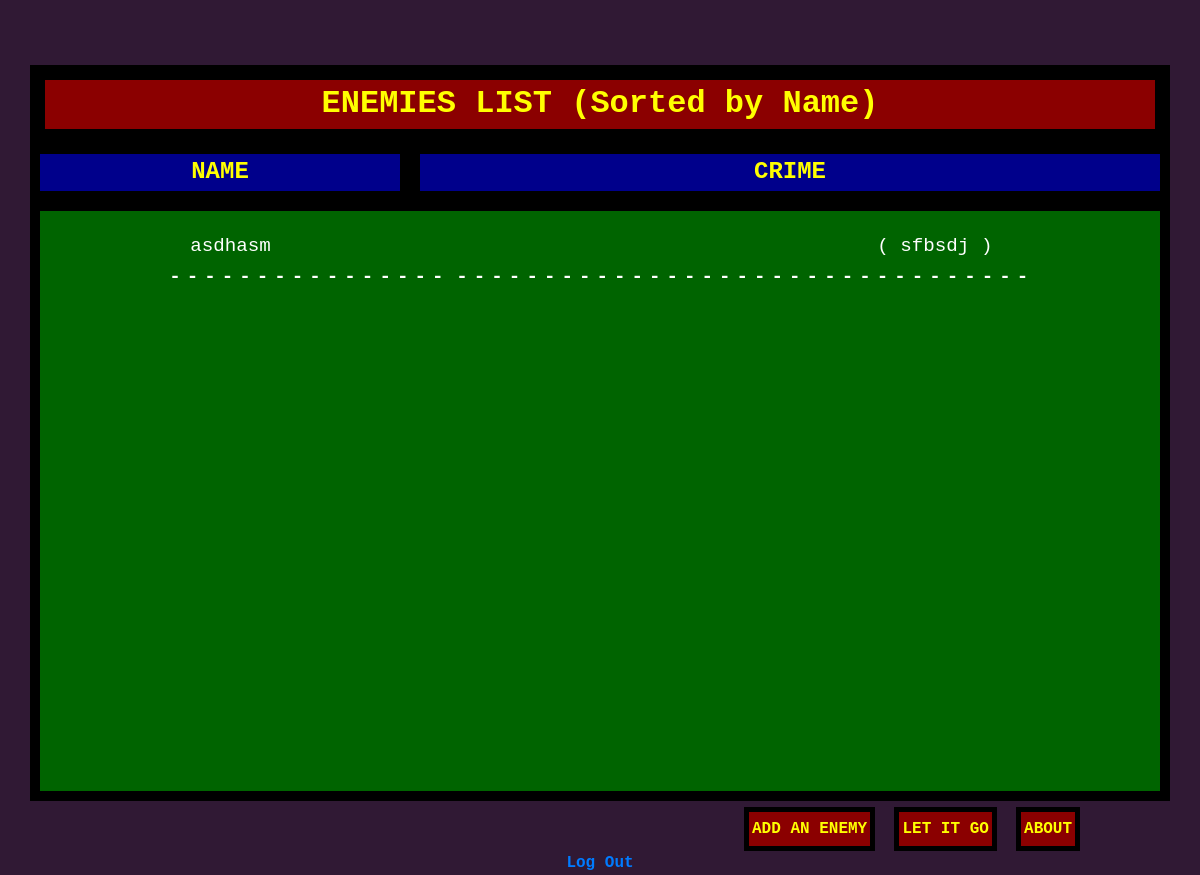
Before: / (signed in) with the older database file.
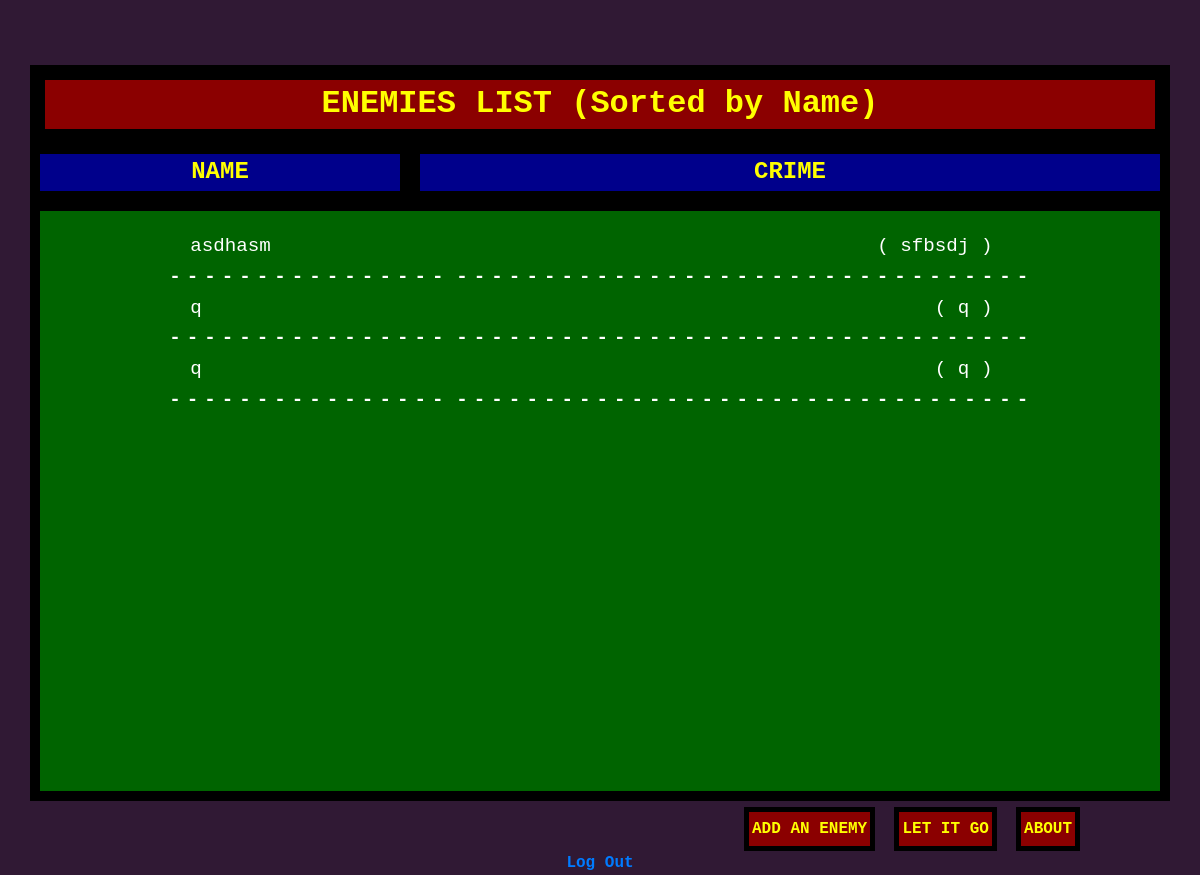
After: the same page with the newer database file.
### tables this page shows
CREATE TABLE enemies (enemy_id INTEGER,
name TEXT NOT NULL,
reason TEXT NOT NULL,
FOREIGN KEY(enemy_id) REFERENCES users(id)
);

### app.py (the view)
@app.route("/", methods=["GET", "POST"])
@login_required
def index():
    enemies = db.execute("SELECT name, reason FROM enemies WHERE enemy_id=? ORDER BY name", session["user_id"])
    print(enemies)
    return render_template("index.html", enemies=enemies)

### app.py (called while the page is built)
@app.after_request
def after_request(response):
    response.headers["Cache-Control"] = "no-cache, no-store, must-revalidate"
    response.headers["Expires"] = 0
    response.headers["Pragma"] = "no-cache"
    return response

def login_required(f):
    @wraps(f)
    def decorated_function(*args, **kwargs):
        if session.get("user_id") is None:
            return redirect(url_for("login"))
        return f(*args, **kwargs)
    return decorated_function

### templates/index.html (shortened to what this page needs)
<!DOCTYPE html>
<html lang="en">
    <head>
        <link rel="stylesheet" href="https://stackpath.bootstrapcdn.com/bootstrap/4.3.1/css/bootstrap.min.css">
        <link rel="stylesheet" href="/static/style.css">
    </head>
    <body style="background-color: #301934;">
        <div class="container" style="padding-top: 65px;">
            <div class="row">
                <div id="head" class="col-12">
                    ENEMIES LIST (Sorted by Name)
                </div>
            </div>
            <div class="row">
                <div class="col-4">
                  NAME
                </div>
                <div class="col-8">
                  CRIME
                </div>
            </div>
            <div class="row">
                <div id="body" class="col-12" style="padding-top: 20px; padding-bottom: 20px; height: 600px;">
                    <table>
                        <tbody>
                            {% for enemy in enemies %}
                                <tr>
                                    <td id="sectionN">{{ enemy['name'] }}</td>
                                    <td id="sectionR">( {{ enemy['reason'] }} )</td>
                                </tr>
                                <tr>
                                    <td id="lines">----------------</td>
                                    <td id="lines">---------------------------------</td>
                                </tr>
                            {% endfor %}
                        </tbody>
                    </table>
                </div>
            </div>
        </div>
        <div class="centeredadd">
            <a href="/add" class="button">ADD AN ENEMY</a>
            <a href="/delete" class="button">LET IT GO</a>
            <a href="/origin" class="button">ABOUT</a>
        </div>
        <div class="logout">
            <a href="/logout">Log Out</a>
        </div>
    </body>
<html>

Changed rows visible on the page:
added enemies: name "q", reason "q"
added enemies: name "q", reason "q"
